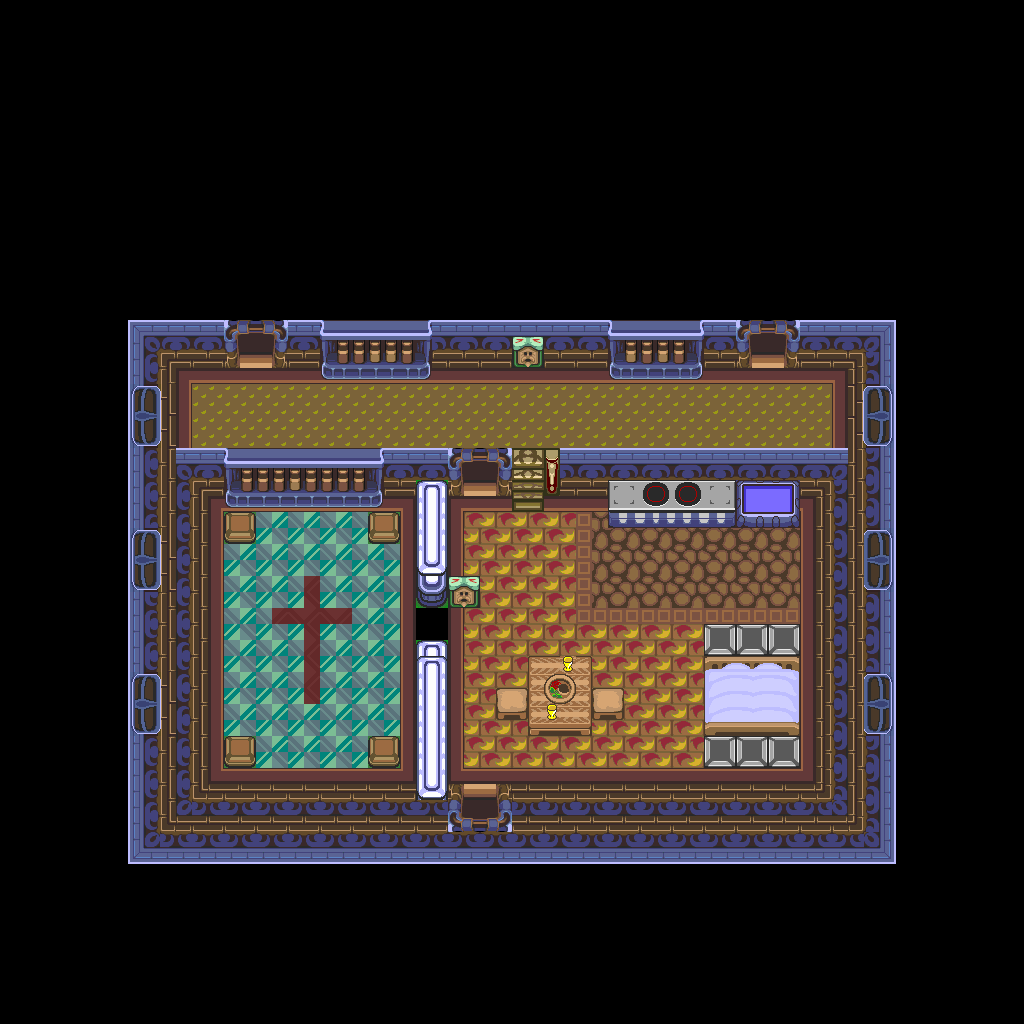

Below is a game level as drawn by its tile map, then a one-line description and the .tmx that defines it (tile-layer data replaced by summaries):
An orthogonal 64x64 tile map with 16x16 px tiles, 1 tile layer (base), 1 hidden layer not drawn and 19 objects.

<map version="1.10" tiledversion="1.12.1" orientation="orthogonal" renderorder="right-down" width="64" height="64" tilewidth="16" tileheight="16" infinite="0" nextlayerid="3" nextobjectid="20">
 <tileset firstgid="1" source="../classiciphone_pics4.tsx" />
 <layer id="1" name="base" width="64" height="64">
  <data>[4096 cells, 4092 non-empty, 204 distinct tile ids]</data>
 </layer>
 <layer id="2" name="collision" width="64" height="64" visible="0">
  <properties><property name="collision" value="true" /></properties>
  <data>[4096 cells, 3257 non-empty, 1 distinct tile ids]</data>
 </layer>
 <objectgroup id="3" name="npcs">
  <object id="1" x="352.0" y="496.0" width="16" height="16">
   <properties>
    <property name="script" type="string">-- Auto-converted from GraalScript
joinResource("sign")
-- [CLIENT-SIDE — server no-op]
-- if (playerenters) setstring this.text,
-- Honor thy father and mother...#b
-- ...and you shall live long...#b
-- ...on the Earth.;</property>
   </properties>
  </object>
  <object id="2" x="448.0" y="592.0" width="16" height="16">
   <properties>
    <property name="script" type="string">-- Auto-converted from GraalScript
joinResource("sign")
-- [CLIENT-SIDE — server no-op]
-- if (playerenters) setstring this.text,#b
-- #l Prayer and Scripture Room#b
-- #b
-- Aster and I use this room to pray#b
-- and seek the Lord.  We invite any#b
-- Graalian to use this room as well.;</property>
   </properties>
  </object>
  <object id="3" x="704.0" y="736.0" width="16" height="16">
   <properties>
    <property name="script" type="string">-- Auto-converted from GraalScript
-- join("fakehealthpot");</property>
   </properties>
  </object>
  <object id="4" x="656.0" y="368.0" width="16" height="16">
   <properties>
    <property name="script" type="string">-- Auto-converted from GraalScript
joinResource("sign")
-- [CLIENT-SIDE — server no-op]
-- if (playerenters) setstring this.text,#b
-- JF#b
-- Jesus Freaks#b
-- www.wtvl.net/jesusfreaks;</property>
   </properties>
  </object>
  <object id="5" x="384.0" y="368.0" width="16" height="16">
   <properties>
    <property name="script" type="string">-- Auto-converted from GraalScript
joinResource("sign")
-- [CLIENT-SIDE — server no-op]
-- if (playerenters) setstring this.text,#b
-- ( o )  ( o )#b
-- #b
-- #b
-- (o  )  (o  )#b
-- #b
-- #b
-- (  o)  (  o)#b
-- #b
-- #b
-- ( o )  ( o )#b
-- #b
-- #b
-- ( x )  ( x )#b
-- #b
-- #b
-- ( o )  ( o )#b
-- #b
-- #b
-- ( O )  ( O );</property>
   </properties>
  </object>
  <object id="6" x="512.0" y="352.0" width="16" height="16">
   <properties>
    <property name="script" type="string">-- Auto-converted from GraalScript
joinResource("sign")
-- [CLIENT-SIDE — server no-op]
-- if (playerenters) setstring this.text,
-- I put Graal Tennis in my house#b
-- for now.  When the JF guildhouse#b
-- goes up, I'll remove it from my#b
-- house because you will be able#b
-- to find it there.;</property>
   </properties>
  </object>
  <object id="7" x="624.0" y="368.0" width="16" height="16">
   <properties>
    <property name="script" type="string">-- Auto-converted from GraalScript
joinResource("sign")
-- [CLIENT-SIDE — server no-op]
-- if (playerenters) setstring this.text,#b
-- Philosophy by Vangel#b
-- #b
-- Plagued by questions about pain#b
-- and suffering, it's only normal to#b
-- start asking the age-old question..#b.
-- Why are we here?#b
-- I've been plagued by that question#b
-- as a Christian for several reasons.#b
-- (1) If I now know the Truth about#b
-- God, why not just be zipped up#b
-- into the clouds and be with Him?#b
-- (2) If God is such a loving and#b
-- caring God, why is there still#b
-- pain and suffering on Earth?#b
-- Well, I've spent a lot of time #b
-- talking to God about this, and#b
-- from what I can tell, the answer#b
-- is really quite simple.  You#b
-- see, here on Earth, we have#b
-- to seek God to find God.  In#b
-- Utopia, God would be easy #b
-- to find.  But I think (this is just#b
-- my theory) that we're here#b
-- to learn how to seek God.#b
-- #b
-- Vangel 7-17-99;</property>
   </properties>
  </object>
  <object id="8" x="336.0" y="368.0" width="16" height="16">
   <properties>
    <property name="script" type="string">-- Auto-converted from GraalScript
joinResource("sign")
-- [CLIENT-SIDE — server no-op]
-- if (playerenters) setstring this.text,#b
-- Vangel's#b
-- Graalian Flipbook;</property>
   </properties>
  </object>
  <object id="9" x="224.0" y="496.0" width="16" height="16">
   <properties>
    <property name="script" type="string">-- Auto-converted from GraalScript
joinResource("sign")
-- [CLIENT-SIDE — server no-op]
-- if (playerenters) setstring this.text,#b
-- He was bruised#b
-- for your#b
-- iniquity.;</property>
   </properties>
  </object>
  <object id="10" x="256.0" y="496.0" width="16" height="16">
   <properties>
    <property name="script" type="string">-- Auto-converted from GraalScript
joinResource("sign")
-- [CLIENT-SIDE — server no-op]
-- if (playerenters) setstring this.text,#b
-- By his stripes#b
-- we are healed.;</property>
   </properties>
  </object>
  <object id="11" x="288.0" y="496.0" width="16" height="16">
   <properties>
    <property name="script" type="string">-- Auto-converted from GraalScript
joinResource("sign")
-- [CLIENT-SIDE — server no-op]
-- if (playerenters) setstring this.text,#b
-- Dedicated to the Lord.;</property>
   </properties>
  </object>
  <object id="12" x="320.0" y="496.0" width="16" height="16">
   <properties>
    <property name="script" type="string">-- Auto-converted from GraalScript
joinResource("sign")
-- [CLIENT-SIDE — server no-op]
-- if (playerenters) setstring this.text,
-- What does it profit a man to#b
-- gain the whole world...#b
-- and lose his own soul?;</property>
   </properties>
  </object>
  <object id="13" x="512.0" y="784.0" width="16" height="16">
   <properties>
    <property name="script" type="string">-- Auto-converted from GraalScript
joinResource("level_nopk")</property>
   </properties>
  </object>
  <object id="14" x="704.0" y="624.0" width="16" height="16">
   <properties>
    <property name="script" type="string">-- Auto-converted from GraalScript
-- join("fakehealthpot");</property>
   </properties>
  </object>
  <object id="15" x="736.0" y="624.0" width="16" height="16">
   <properties>
    <property name="script" type="string">-- Auto-converted from GraalScript
-- join("fakehealthpot");</property>
   </properties>
  </object>
  <object id="16" x="768.0" y="624.0" width="16" height="16">
   <properties>
    <property name="script" type="string">-- Auto-converted from GraalScript
-- join("fakehealthpot");</property>
   </properties>
  </object>
  <object id="17" x="768.0" y="736.0" width="16" height="16">
   <properties>
    <property name="script" type="string">-- Auto-converted from GraalScript
-- join("fakehealthpot");</property>
   </properties>
  </object>
  <object id="18" x="736.0" y="736.0" width="16" height="16">
   <properties>
    <property name="script" type="string">-- Auto-converted from GraalScript
-- join("fakehealthpot");</property>
   </properties>
  </object>
  <object id="19" x="560.0" y="784.0" width="16" height="16">
   <properties>
    <property name="script" type="string">-- Auto-converted from GraalScript
-- join("control_midi");
-- [CLIENT-SIDE — server no-op]
-- function onCreated(){
-- this.midi = "jfhappy.mid";
-- }</property>
   </properties>
  </object>
 </objectgroup>
</map>
